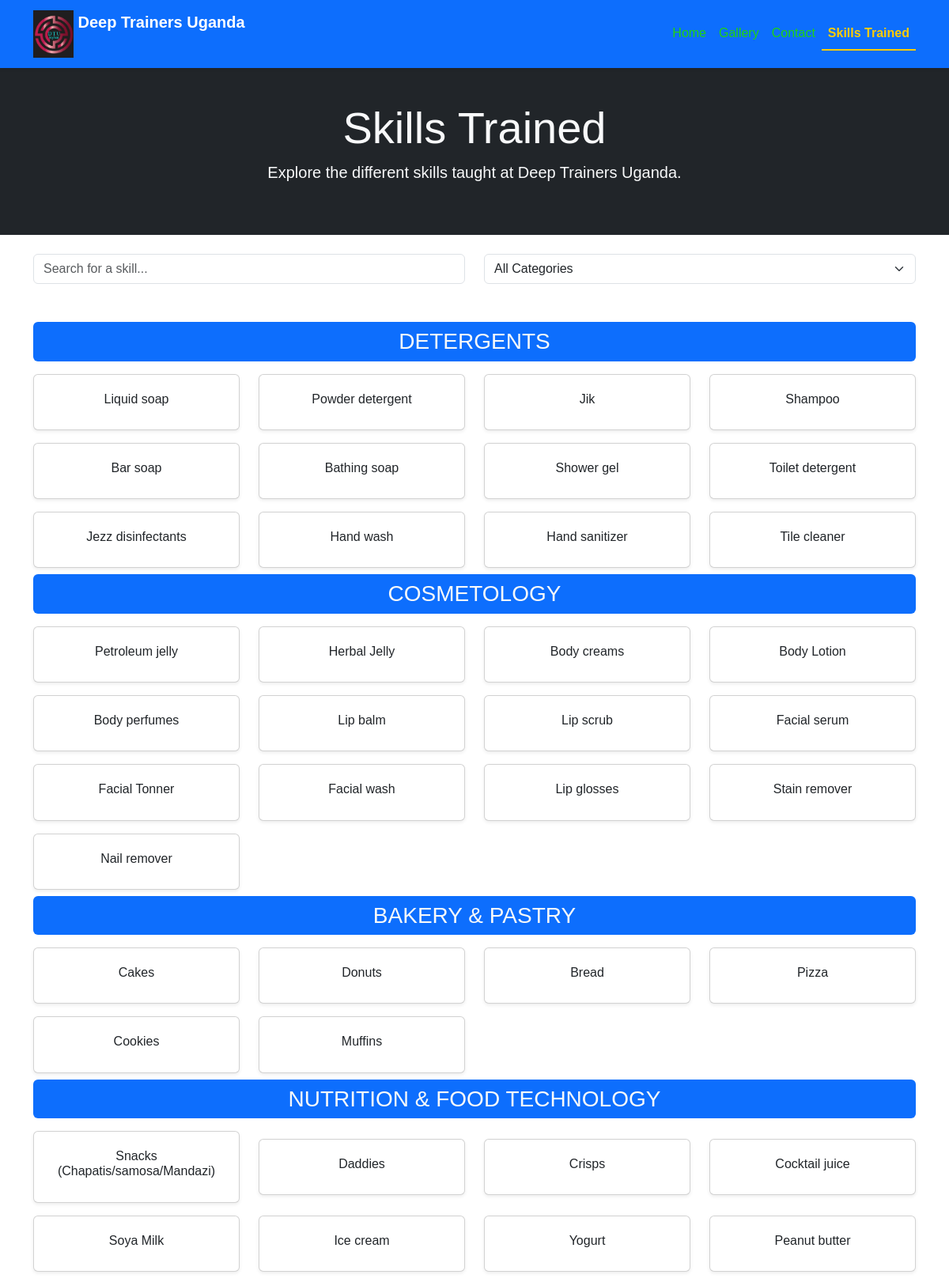
Screenshot of /skills-trained/ (upper part) with the database file from the repository.
### core/models.py (models this page shows, shortened)
class SkillCategory(models.Model):
    name = models.CharField(max_length=255, unique=True)
    image = models.ImageField(upload_to='training_images/', default='default.jpg')

class Skill(models.Model):
    category = models.ForeignKey(SkillCategory, on_delete=models.CASCADE)
    name = models.CharField(max_length=255)

### core/views.py (the view)
# urls.py: path('skills-trained/', views.skills_trained, name='skills_trained'),
def skills_trained(request):
    categories = SkillCategory.objects.prefetch_related('skill_set').all()
    return render(request, 'core/skills_trained.html', {'categories': categories})  # Fix template name

### core/templates/core/skills_trained.html (shortened to what this page needs)
{% extends 'base.html' %}
{% block content %}
<section class="bg-dark text-light text-center py-5">
    <div class="container">
        <h1 class="display-4">Skills Trained</h1>
        <p class="lead">Explore the different skills taught at Deep Trainers Uganda.</p>
    </div>
</section>
<section class="container my-4">
    <div class="row">
        <div class="col-md-6">
            <input type="text" id="searchInput" class="form-control" placeholder="Search for a skill...">
        </div>
        <div class="col-md-6">
            <select id="categoryFilter" class="form-select">
                <option value="all">All Categories</option>
            </select>
        </div>
    </div>
</section>
<section class="container my-5">
    {% for category in categories %}
    <h3 class="bg-primary text-light p-2 rounded text-center">{{ category.name }}</h3>
    <div class="row">
        {% for skill in category.skill_set.all %}
        <div class="col-md-3 col-sm-6 skill-card" data-category="{{ category.name }}">
            <div class="card shadow-sm my-2">
                <div class="card-body text-center">
                    <h6 class="card-title">{{ skill.name }}</h6>
                </div>
            </div>
        </div>
        {% endfor %}
    </div>
    {% endfor %}
</section>
{% endblock %}

### static/css/styles.css (style rules this page uses)
body { font-family: 'Arial', sans-serif; }
.container.my-5 .row { align-items: center; }
.skill-card .card { min-height: 50px; display: flex; align-items: center; justify-content: center; text-align: center; padding: 5px; font-size: 14px; word-wrap: break-word; }

### rows the page displays
SkillCategory: name "DETERGENTS"
Skill: name "Liquid soap"
Skill: name "Powder detergent"
Skill: name "Jik"
Skill: name "Shampoo"
Skill: name "Bar soap"
Skill: name "Bathing soap"
Skill: name "Shower gel"
Skill: name "Toilet detergent"
Skill: name "Jezz disinfectants"
Skill: name "Hand wash"
Skill: name "Hand sanitizer"
Skill: name "Tile cleaner"
SkillCategory: name "COSMETOLOGY"
Skill: name "Petroleum jelly"
Skill: name "Herbal Jelly"
Skill: name "Body creams"
Skill: name "Body Lotion"
Skill: name "Body perfumes"
Skill: name "Lip balm"
Skill: name "Lip scrub"
Skill: name "Facial serum"
Skill: name "Facial Tonner"
Skill: name "Facial wash"
Skill: name "Lip glosses"
Skill: name "Stain remover"
Skill: name "Nail remover"
SkillCategory: name "BAKERY & PASTRY"
Skill: name "Cakes"
Skill: name "Donuts"
Skill: name "Bread"
Skill: name "Pizza"
Skill: name "Cookies"
Skill: name "Muffins"
SkillCategory: name "NUTRITION & FOOD TECHNOLOGY"
Skill: name "Snacks (Chapatis/samosa/Mandazi)"
Skill: name "Daddies"
Skill: name "Crisps"
Skill: name "Cocktail juice"
Skill: name "Soya Milk"
Skill: name "Ice cream"
Skill: name "Yogurt"
Skill: name "Peanut butter"
